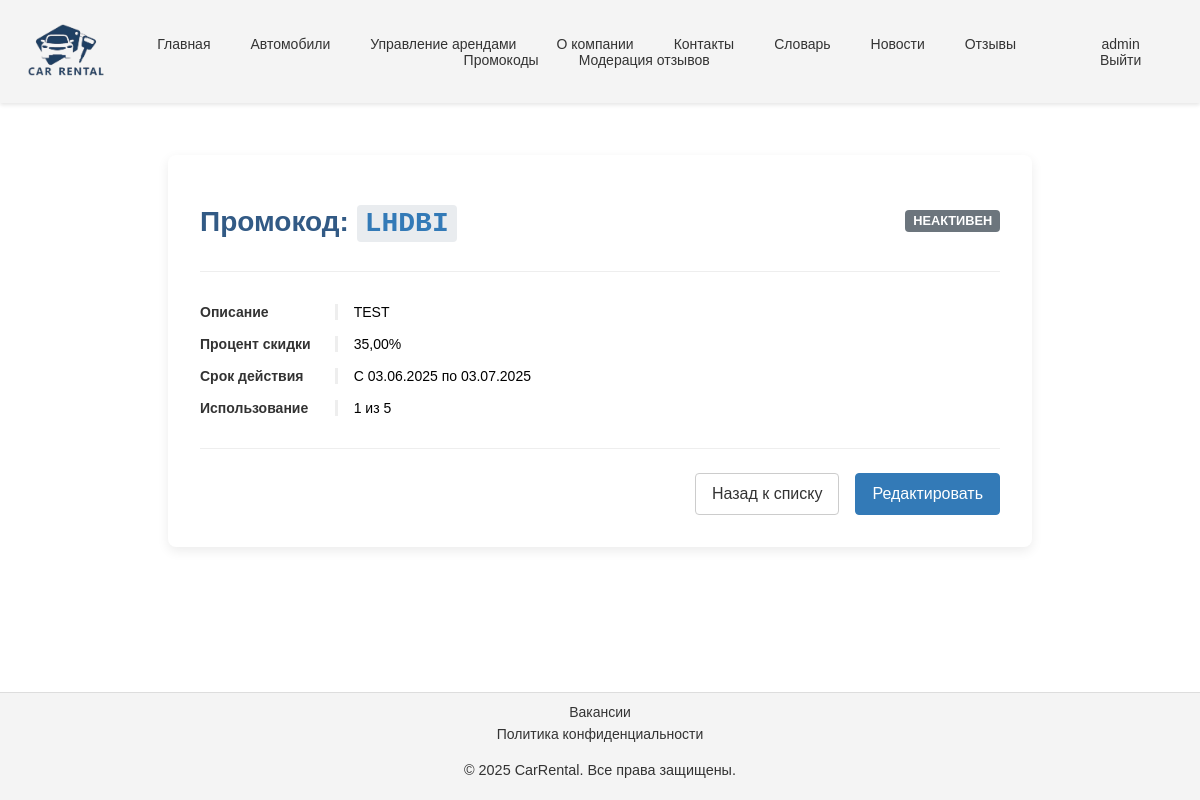
/rentals/promocodes/1/ (signed in), run on the app's committed database.
### content/models.py (models this page shows, shortened)
class CompanyInfo(models.Model):
    name = models.CharField(max_length=100, verbose_name='Название компании')
    description = models.TextField(verbose_name='Описание')
    address = models.CharField(max_length=255, verbose_name='Адрес')
    phone = models.CharField(max_length=20, verbose_name='Телефон')
    email = models.EmailField(verbose_name='Email')
    logo = models.ImageField(upload_to='company/', blank=True, null=True, verbose_name='Логотип')
    working_hours = models.CharField(max_length=100, verbose_name='Часы работы')
    video_url = models.URLField(blank=True, null=True, verbose_name='Видео о компании')
    history = models.TextField(blank=True, null=True, verbose_name='История компании')
    requisites = models.TextField(blank=True, null=True, verbose_name='Реквизиты')
    certificate_issue_date = models.DateField(blank=True, null=True, verbose_name='Дата выдачи сертификата')
    certificate_expiry_date = models.DateField(blank=True, null=True, verbose_name='Дата окончания сертификата')
    class Meta:
        verbose_name = 'Информация о компании'
        verbose_name_plural = 'Информация о компании'

### users/models.py (models this page shows, shortened)
class User(AbstractUser):
    ROLE_CHOICES = (
        ('staff', 'Сотрудник'),
        ('client', 'Клиент'),
        ('admin', 'Администратор')
    )
    role = models.CharField(
        max_length=10,
        choices=ROLE_CHOICES,
        default='client',
        verbose_name='Роль'
    )
    email = models.EmailField(unique=True, verbose_name='Электронная почта')
    last_name = models.CharField(max_length=100, verbose_name='Фамилия')
    first_name = models.CharField(max_length=100, verbose_name='Имя')
    middle_name = models.CharField(max_length=100, verbose_name='Отчество')
    date_of_birth = models.DateField(null=True, blank=True, verbose_name='Дата рождения')
    phone_regex = RegexValidator(
        regex=r'^\+37529\d{7}',
        message="Номер телефона должен быть в формате: '+37529XXXXXXX'."
    )
    phone = models.CharField(
        validators=[phone_regex],
        max_length=13,
        verbose_name='Телефон'
    )
    address = models.CharField(verbose_name='Адрес проживания')
    created_at = models.DateTimeField(auto_now_add=True, verbose_name='Дата создания')
    updated_at = models.DateTimeField(auto_now=True, verbose_name='Дата обновления')
    class Meta:
        verbose_name = 'Пользователь'
        verbose_name_plural = 'Пользователи'
    def has_role(self, role):
        return self.role == role

### rentals/models.py (models this page shows, shortened)
class PromoCode(models.Model):
    code = models.CharField(max_length=20, unique=True, verbose_name="Код")
    description = models.TextField(blank=True, verbose_name="Описание")
    discount_percentage = models.DecimalField(
        max_digits=5,
        decimal_places=2,
        validators=[MinValueValidator(0), MaxValueValidator(100)],
        verbose_name="Процент скидки",
    )
    valid_from = models.DateField(default=timezone.now, verbose_name="Действует с")
    valid_to = models.DateField(verbose_name="Действует до")
    is_active = models.BooleanField(default=True, verbose_name="Активен")
    max_uses = models.PositiveIntegerField(
        default=1, verbose_name="Максимальное количество использований"
    )
    current_uses = models.PositiveIntegerField(
        default=0, verbose_name="Текущее количество использований"
    )
    class Meta:
        verbose_name = "Промокод"
        verbose_name_plural = "Промокоды"

### rentals/views.py (the view)
# urls.py: path('promocodes/<int:pk>/', views.PromoCodeDetailView.as_view(), name='promocode_detail'),
@method_decorator(staff_required, name="dispatch")
class PromoCodeDetailView(DetailView):
    model = PromoCode
    template_name = "content/promocode_detail.html"
    context_object_name = "promocode"
    def get_object(self, queryset=None):
        obj = super().get_object(queryset)
        logger.info(f"Staff {self.request.user.username} viewed promo code: {obj.code}")
        return obj

### authentication/context_processors.py (called while the page is built)
def user_role(request):
    context = {}
    if request.user.is_authenticated:
        try:
            context['is_staff_user'] = request.user.has_role('staff')
            context['is_admin_user'] = request.user.has_role('admin')
        except:
            context['is_staff_user'] = False
            context['is_admin_user'] = False
    return context

### content/context_processors.py (called while the page is built)
def company_info(request):
    try:
        info = CompanyInfo.objects.first()
    except CompanyInfo.DoesNotExist:
        info = None
    return {'company_info': info}

### templates/content/promocode_detail.html (shortened to what this page needs)
{% extends 'base.html' %}
{% block content %}
<div class="content-container">
    <div class="promocode-detail-container">
        <div class="page-header">
            <h1>Промокод: <span class="code-highlight">{{ promocode.code }}</span></h1>
            {% if promocode.is_active %}
                <span class="status-badge status-published">Активен</span>
            {% else %}
                <span class="status-badge status-expired">Неактивен</span>
            {% endif %}
        </div>
        <div class="details-section">
            <dl class="details-list">
                <dt>Описание</dt>
                <dd>{{ promocode.description|default:"Описание отсутствует" }}</dd>
                <dt>Процент скидки</dt>
                <dd>{{ promocode.discount_percentage }}%</dd>
                <dt>Срок действия</dt>
                <dd>С {{ promocode.valid_from|date:"d.m.Y" }} по {{ promocode.valid_to|date:"d.m.Y" }}</dd>
                <dt>Использование</dt>
                <dd>{{ promocode.current_uses }} из {{ promocode.max_uses|default:"неограниченного количества" }}</dd>
            </dl>
        </div>
        <div class="form-actions">
            <a href="{% url 'promocode_list' %}" class="btn btn-secondary">Назад к списку</a>
            {% if is_staff_user or is_admin_user %}
                <a href="{% url 'promocode_edit' promocode.id %}" class="btn btn-primary">Редактировать</a>
            {% endif %}
        </div>
    </div>
</div>
{% endblock %}

### templates/base.html (shortened to what this page needs)
{% load static %}
<!DOCTYPE html>
<html lang="ru">
<head>
    <link rel="stylesheet" href="{% static 'css/main.css' %}" type="text/css">
</head>
<body>
<header class="nav-header">
    <nav>
        <a href="{% url 'home' %}">
            {% if company_info.logo %}
                <img class="nav-logo" src="{{ company_info.logo.url }}" alt="{{ company_info.name }} Logo" height="100">
            {% else %}
                {{ company_info.name|default:'Автопрокат' }}
            {% endif %}
        </a>
        <ul>
            <li><a href="{% url 'home' %}">Главная</a></li>
            <li><a href="{% url 'vehicle_list' %}">Автомобили</a></li>
            {% if user.is_authenticated and is_staff_user or is_admin_user%}
                <li><a href="{% url 'staff_rental_list' %}">Управление арендами</a></li>
            {% endif %}
            <li><a href="{% url 'about' %}">О компании</a></li>
            <li><a href="{% url 'contacts' %}">Контакты</a></li>
            <li><a href="{% url 'glossary' %}">Словарь</a></li>
            <li><a href="{% url 'news_list' %}">Новости</a></li>
            <li><a href="{% url 'review_list' %}">Отзывы</a></li>
            <li><a href="{% url 'promocode_list' %}">Промокоды</a></li>
            {% if is_staff_user or is_admin_user %}
                <li><a href="{% url 'review_management' %}">Модерация отзывов</a></li>
            {% endif %}
        </ul>
        <ul>
            {% if user.is_authenticated %}
                <li><a href="{% url 'profile' %}">{{ user.username }}</a></li>
                <li><a href="{% url 'logout' %}">Выйти</a></li>
            {% else %}
                <li><a href="{% url 'login' %}">Войти</a></li>
                <li><a href="{% url 'register' %}">Регистрация</a></li>
            {% endif %}
        </ul>
    </nav>
</header>
<main>
    {% block content %}{% endblock %}
</main>
<footer>
    <div>
        <a class="footer_ref" href="{% url 'vacancy_list' %}">Вакансии</a>
        <a class="footer_ref" href="{% url 'privacy_policy' %}">Политика конфиденциальности</a>
        <p>&copy; 2025 {{ company_info.name|default:'Автопрокат' }}. Все права защищены.</p>
    </div>
</footer>
</body>
</html>

### static/css/base/_base.css (style rules this page uses)
html { height: 100%; }
body { display: flex; flex-direction: column; min-height: 100vh; font-family: var(--font-family); font-size: 14px; margin: 0; }
main { flex: 1; display: flex; flex-direction: column; }
.content-container { padding: 20px; }
h1, h2, h3 { font-weight: 600; margin-bottom: 1rem; color: #325a85; }

### static/css/base/_variables.css (style rules this page uses)
:root { --primary-color: #337ab7; --secondary-color: #f4f4f4; --text-color: #333; --background-color: #fff; --font-family: "Montserrat Medium", sans-serif; }

### static/css/layout/_header.css (style rules this page uses)
.nav-header { position: sticky; top: 0; z-index: 1000; background-color: var(--secondary-color); box-shadow: 0 2px 4px rgba(0, 0, 0, 0.1); }
.nav-logo { display: inline-block; transition: transform 0.3s ease-in-out; }

### static/css/layout/_footer.css (style rules this page uses)
footer { background-color: var(--secondary-color); color: var(--text-color); padding: 0.5rem 0; text-align: center; margin-top: auto; border-top: 1px solid #ddd; }
footer div { display: flex; flex-direction: column; align-items: center; justify-content: center; }
footer .footer_ref { color: var(--text-color); text-decoration: none; margin: 0.2rem 1rem; transition: color 0.3s ease; }
footer p { margin-top: 1rem; font-size: 0.9rem; }

### static/css/components/_buttons.css (style rules this page uses)
.btn { display: inline-block; font-weight: 400; text-align: center; vertical-align: middle; cursor: pointer; user-select: none; background-color: transparent; border: 1px solid transparent; padding: 0.5rem 1rem; font-size: 1rem; border-radius: 4px; transition: all 0.2s ease-in-out; text-decoration: none; font-family: inherit; line-height: 1.5; }
.btn-primary { color: #fff; background-color: var(--primary-color); border-color: var(--primary-color); }
.btn-secondary { color: #333; background-color: transparent; border-color: #ccc; }

### static/css/components/_navbar.css (style rules this page uses)
nav { display: flex; justify-content: space-between; align-items: center; padding: 0 1rem; }
nav ul { display: flex; list-style: none; margin: 0; padding: 0; flex-wrap: wrap; justify-content: center; }
nav ul li { margin: 0 0.25rem; }
nav ul li a { text-decoration: none; color: var(--text-color); padding: 0.5rem 1rem; border-radius: 4px; transition: all 0.3s ease; }

### static/css/components/_forms.css (style rules this page uses)
.form-actions { margin-top: 2rem; padding-top: 1.5rem; border-top: 1px solid #eee; display: flex; justify-content: flex-end; gap: 1rem; }

### static/css/components/_tables.css (style rules this page uses)
.status-badge { padding: 0.3em 0.6em; border-radius: 0.25rem; font-weight: 600; font-size: 0.8rem; color: #fff; text-transform: uppercase; }

### static/css/pages/_review_list.css (style rules this page uses)
.page-header { display: flex; justify-content: space-between; align-items: center; margin-bottom: 2rem; border-bottom: 1px solid #eee; padding-bottom: 1rem; }

### static/css/pages/_promocode_detail.css (style rules this page uses)
.promocode-detail-container { max-width: 800px; margin: 2rem auto; padding: 2rem; background-color: #fff; border-radius: 8px; box-shadow: 0 4px 12px rgba(0,0,0,0.08); }
.promocode-detail-container .page-header { display: flex; justify-content: space-between; align-items: center; margin-bottom: 2rem; }
.code-highlight { font-family: 'Courier New', Courier, monospace; color: var(--primary-color); background-color: #e9ecef; padding: 0.2rem 0.5rem; border-radius: 4px; }
.status-badge.status-expired { background-color: #6c757d; }
.details-section { margin-bottom: 2rem; }
.details-list { display: grid; grid-template-columns: max-content 1fr; gap: 1rem 1.5rem; }
.details-list dt { font-weight: 600; color: #333; }
.details-list dd { margin: 0; padding-left: 1rem; border-left: 3px solid #eee; }

### static/css/pages/_rental_list.css (style rules this page uses)
.page-header { display: flex; justify-content: space-between; align-items: center; margin-bottom: 1.5rem; }

### data on the page
CompanyInfo: logo (picture), name "CarRental"
User: username "admin"
PromoCode: code "LHDBI", description "TEST", discount_percentage "35,00", valid_from "03.06.2025", valid_to "03.07.2025", current_uses "1", max_uses "5"
